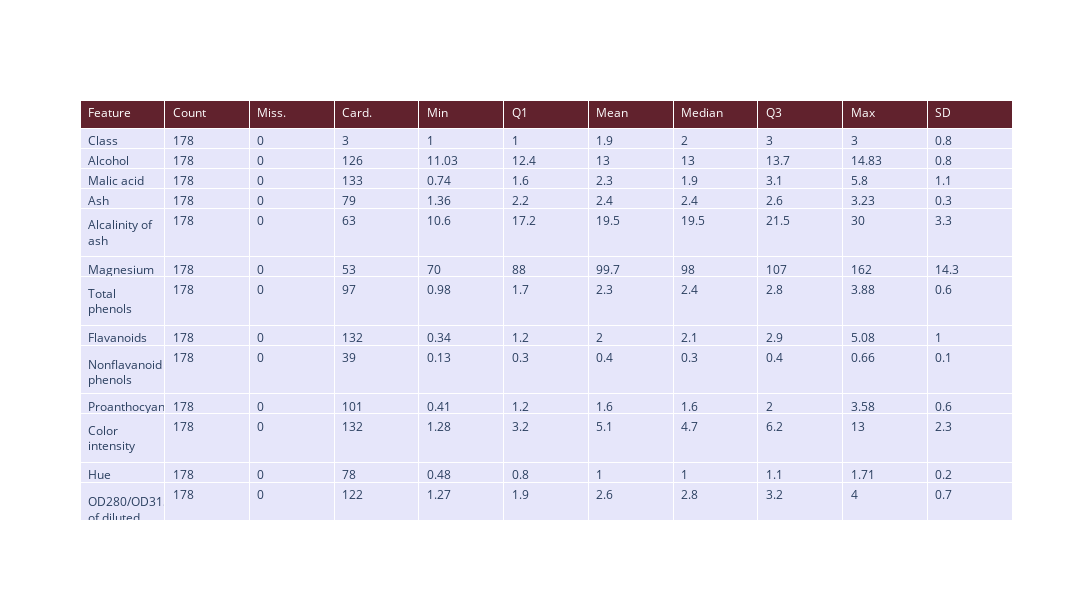

The notebook cell saved with this chart:
### Code cell
# Define the calculate function
def calculate(numeric_vector):
    return {
        "Count": numeric_vector.count(),
        "Miss.": numeric_vector.isna().sum(),
        "Card.": numeric_vector.nunique(),
        "Min": numeric_vector.min(),
        "Q1": numeric_vector.quantile(0.25),
        "Mean": numeric_vector.mean(),
        "Median": numeric_vector.median(),
        "Q3": numeric_vector.quantile(0.75),
        "Max": numeric_vector.max(),
        "SD": numeric_vector.std()
    }

def Plan(df, features):
    numeric_df = df[features] 
    data_quality_plan = pd.DataFrame(columns=["Feature", "Count", "Miss.", "Card.", "Min", "Q1", "Mean", "Median", "Q3", "Max", "SD"])
    for col in numeric_df:
        stats = calculate(numeric_df[col])
        stats["Feature"] = col
        data_quality_plan = pd.concat([data_quality_plan, pd.DataFrame([stats])], ignore_index=True)
    return data_quality_plan


data_quality_plan1 = Plan(data, continuous_features)
data_quality_plan1.loc[:, "Count":"SD"] = data_quality_plan1.loc[:, "Count":"SD"].round(1)

#data_quality_plan1

# Plot the DataFrame
fig = go.Figure(data=[go.Table(
    header=dict(values=list(data_quality_plan1.columns),
                fill_color='#61222D',
                align='left',
                font=dict(color='white')),
    cells=dict(values=[data_quality_plan1[column] for column in data_quality_plan1.columns],
               fill_color='lavender',
               align='left'))])
fig.update_layout(width=1500, height=600)  # Adjust the size of the figure
fig.show()
data_quality_plan1.to_csv("tables/data_quality_plan1.csv", index=False)

### Figure 1 — Plotly figure (JSON) as saved in the notebook; plotly's stock layout.template omitted (floating-point values rounded to 4 significant figures; data arrays with more than 128 entries replaced by an {"elided": "..."} marker saying what was removed)
{"data": [{"cells": {"align": "left", "fill": {"color": "lavender"}, "values": {"elided": "11x14 mixed values"}}, "header": {"align": "left", "fill": {"color": "#61222D"}, "font": {"color": "white"}, "values": ["Feature", "Count", "Miss.", "Card.", "Min", "Q1", "Mean", "Median", "Q3", "Max", "SD"]}, "type": "table"}], "layout": {"height": 600, "width": 1500}}
